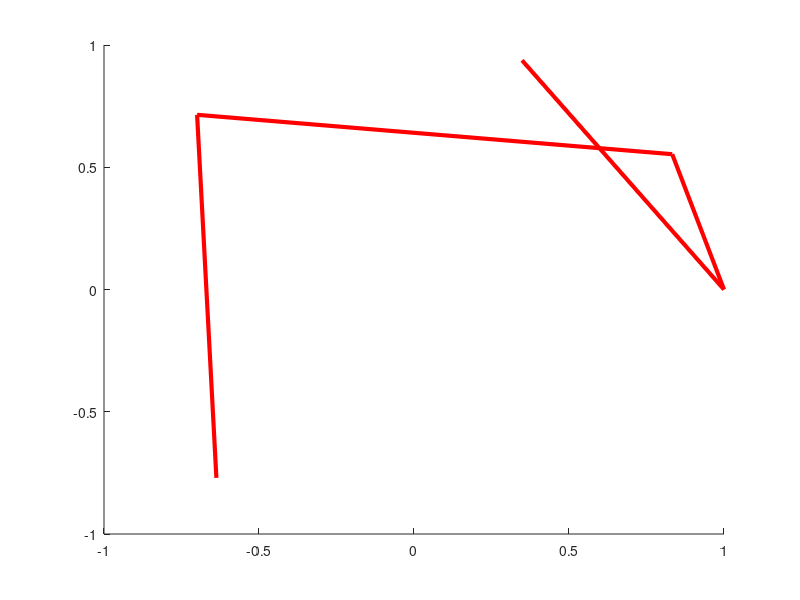

Reproduce this figure in MATLAB.

path =[ 147, 21, 1, 12, 104, 126] + 1;
path =[96, 56, 14, 0, 29]+1;

nNodes = 150

step = 2*pi/nNodes;

t = 0 : step : 2*pi;

#plot(cos(t),sin(t),'.r','markersize',30)

hold on
length(path)-1
for i = 1 : length(path)-1
   h = line([cos(t(path(i))), cos(t(path(i+1)))],[sin(t(path(i))),sin(t(path(i+1)))]);
   set(h,'color','r','linewidth',3);
end

